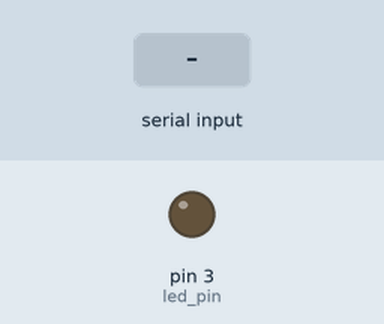
This sketch was run on a simulated Arduino Uno, built with avr-gcc and run on an emulated ATmega328P. Parts: output pins drawn as LEDs (lit = HIGH). The test bench sets the inputs (shaded band).

Above: at 1.2 s.
1.3 s: "1" received over Serial
At 2.3 s:
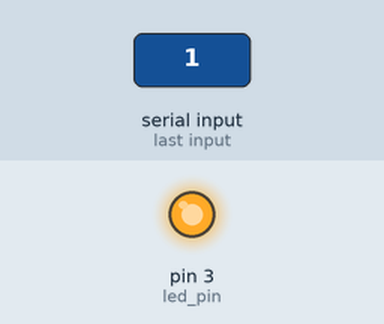
2.8 s: "0" received over Serial
At 3.4 s:
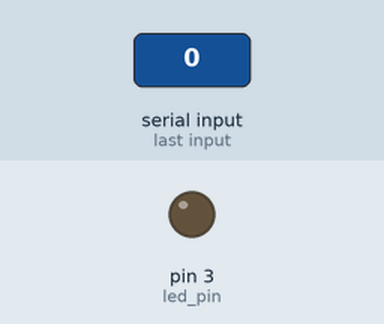
Timing chart, 0 to 5.8 s (numbered marks = the images above; inputs shaded):
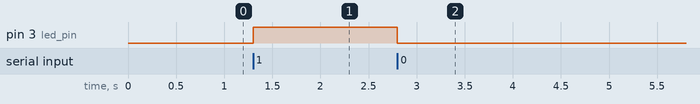

The sketch:

ex3.ino
```cpp
const int led_pin = 3;

void setup() {
  pinMode(led_pin, OUTPUT);

  Serial.begin(9600);
}

void loop() {
  if (Serial.available() > 0) {
    byte data = Serial.read();
    switch (data) {
      case '0':
        digitalWrite(led_pin, LOW);
        break;
      case '1':
        digitalWrite(led_pin, HIGH);
        break;
    }
  }
}
```

Measured:
- after the input at 1.3 s, pin 3 (led_pin): LOW → HIGH at once
- after the input at 2.8 s, pin 3 (led_pin): HIGH → LOW at once
